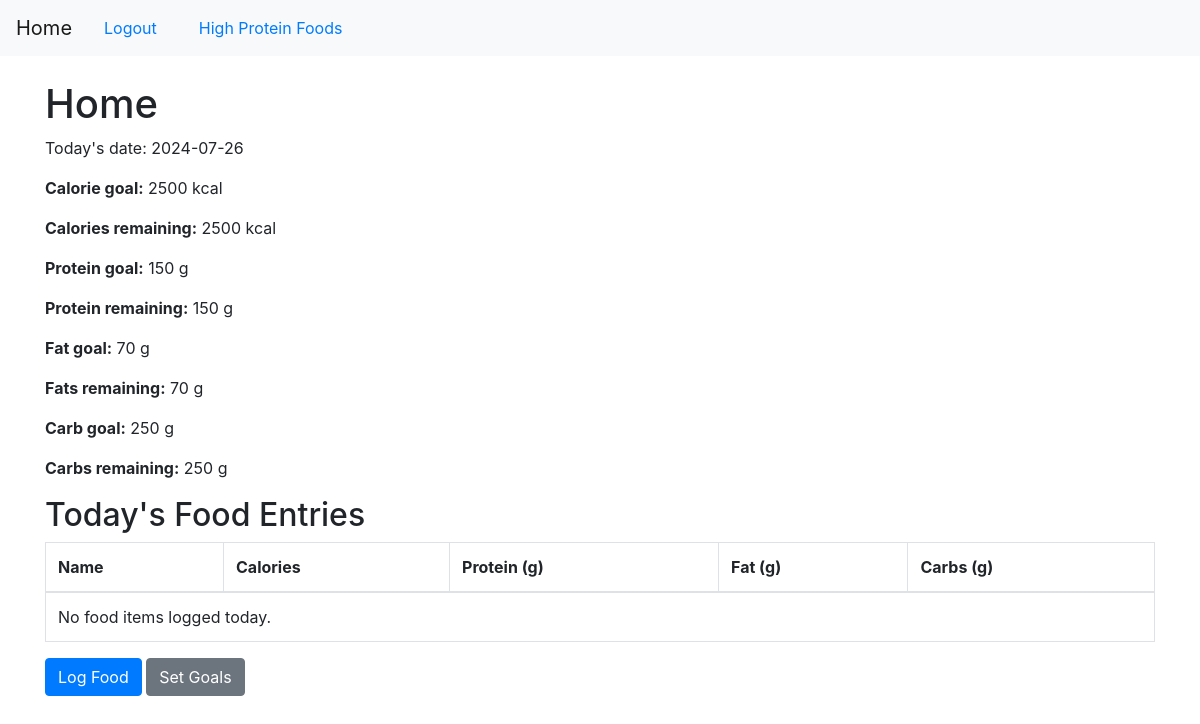
Before: /home (signed in) with the older database file.
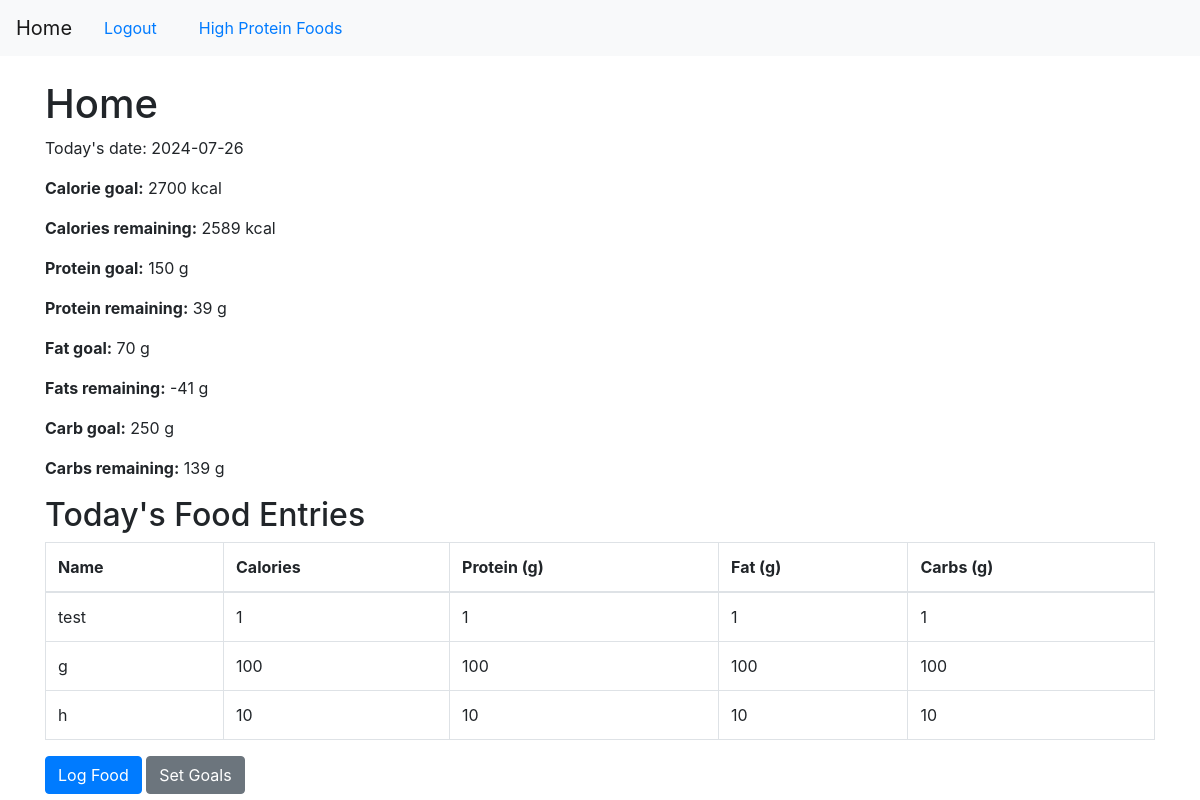
After: the same page with the newer database file.
### app/models.py (models this page shows, shortened)
class User(UserMixin, db.Model):
    id = db.Column(db.Integer, primary_key=True)
    username = db.Column(db.String(150), unique=True, nullable=False)
    email = db.Column(db.String(150), unique=True, nullable=False)
    password_hash = db.Column(db.String(128), nullable=False)
    daily_calorie_goal = db.Column(db.Integer, nullable=False, default=2000)
    daily_protein_goal = db.Column(db.Integer, nullable=False, default=150)  # grams
    daily_fat_goal = db.Column(db.Integer, nullable=False, default=70)       # grams
    daily_carbs_goal = db.Column(db.Integer, nullable=False, default=250)
    food_entries = db.relationship('FoodEntry', backref='user', lazy=True)

class FoodEntry(db.Model):
    id = db.Column(db.Integer, primary_key=True)
    user_id = db.Column(db.Integer, db.ForeignKey('user.id'), nullable=False)
    date = db.Column(db.Date, default=datetime.utcnow)
    name = db.Column(db.String(100), nullable=False)
    calories = db.Column(db.Integer, nullable=False)
    protein = db.Column(db.Integer, nullable=False)
    fat = db.Column(db.Integer, nullable=False)
    carbs = db.Column(db.Integer, nullable=False)

### app/routes.py (the view)
@bp.route('/home')
@login_required
def home():
    today = datetime.utcnow().date()
    user = current_user
    food_entries_today = FoodEntry.query.filter_by(user_id=user.id, date=today).all()
    total_calories = sum(entry.calories for entry in food_entries_today)
    total_protein = sum(entry.protein for entry in food_entries_today)
    total_fat = sum(entry.fat for entry in food_entries_today)
    total_carbs = sum(entry.carbs for entry in food_entries_today)
    calories_left = user.daily_calorie_goal - total_calories
    protein_left = user.daily_protein_goal - total_protein
    fat_left = user.daily_fat_goal - total_fat
    carbs_left = user.daily_carbs_goal - total_carbs
    return render_template('home.html', today=today,
                           calorie_goal=user.daily_calorie_goal,
                           calories_left=calories_left,
                           protein_goal=user.daily_protein_goal,
                           protein_left=protein_left,
                           fat_goal=user.daily_fat_goal,
                           fat_left=fat_left,
                           carbs_goal=user.daily_carbs_goal,
                           carbs_left=carbs_left,
                           food_entries=food_entries_today)

### app/__init__.py (called while the page is built)
def create_app():
    app = Flask(__name__)
    app.config['SECRET_KEY'] = 'your_secret_key'
    app.config['SQLALCHEMY_DATABASE_URI'] = 'sqlite:///site.db'
    app.config['SQLALCHEMY_TRACK_MODIFICATIONS'] = False
    db.init_app(app)
    migrate.init_app(app, db)
    login_manager.init_app(app)
    from app.routes import bp  # Import the Blueprint
    app.register_blueprint(bp)
    @login_manager.user_loader
    def load_user(user_id):
        from app.models import User
        return User.query.get(int(user_id))
    return app

### app/templates/home.html (shortened to what this page needs)
{% extends "base.html" %}
{% block content %}
<h1>Home</h1>
<p>Today's date: {{ today }}</p>
<p><strong>Calorie goal:</strong> {{ calorie_goal }} kcal</p>
<p><strong>Calories remaining:</strong> {{ calories_left }} kcal</p>
<p><strong>Protein goal:</strong> {{ protein_goal }} g</p>
<p><strong>Protein remaining:</strong> {{ protein_left }} g</p>
<p><strong>Fat goal:</strong> {{ fat_goal }} g</p>
<p><strong>Fats remaining:</strong> {{ fat_left }} g</p>
<p><strong>Carb goal:</strong> {{ carbs_goal }} g</p>
<p><strong>Carbs remaining:</strong> {{ carbs_left }} g</p>
<h2>Today's Food Entries</h2>
<table class="table table-bordered">
    <thead>
        <tr>
            <th>Name</th>
            <th>Calories</th>
            <th>Protein (g)</th>
            <th>Fat (g)</th>
            <th>Carbs (g)</th>
        </tr>
    </thead>
    <tbody>
        {% for entry in food_entries %}
        <tr>
            <td>{{ entry.name }}</td>
            <td>{{ entry.calories }}</td>
            <td>{{ entry.protein }}</td>
            <td>{{ entry.fat }}</td>
            <td>{{ entry.carbs }}</td>
        </tr>
        {% else %}
        <tr>
            <td colspan="5">No food items logged today.</td>
        </tr>
        {% endfor %}
    </tbody>
</table>
<a href="{{ url_for('main.log_food') }}" class="btn btn-primary">Log Food</a>
<a href="{{ url_for('main.set_goals') }}" class="btn btn-secondary">Set Goals</a>
{% endblock %}

Changed rows visible on the page:
changed User: daily_calorie_goal "2500" → "2700"
added FoodEntry: name "test", calories "1", protein "1", fat "1", carbs "1"
added FoodEntry: name "g", calories "100", protein "100", fat "100", carbs "100"
added FoodEntry: name "h", calories "10", protein "10", fat "10", carbs "10"
Other visible differences:
{{ calories_left }}: "2500" → "2589"
{{ protein_left }}: "150" → "39"
{{ fat_left }}: "70" → "-41"
{{ carbs_left }}: "250" → "139"
text no longer shown: "No food items logged today."
